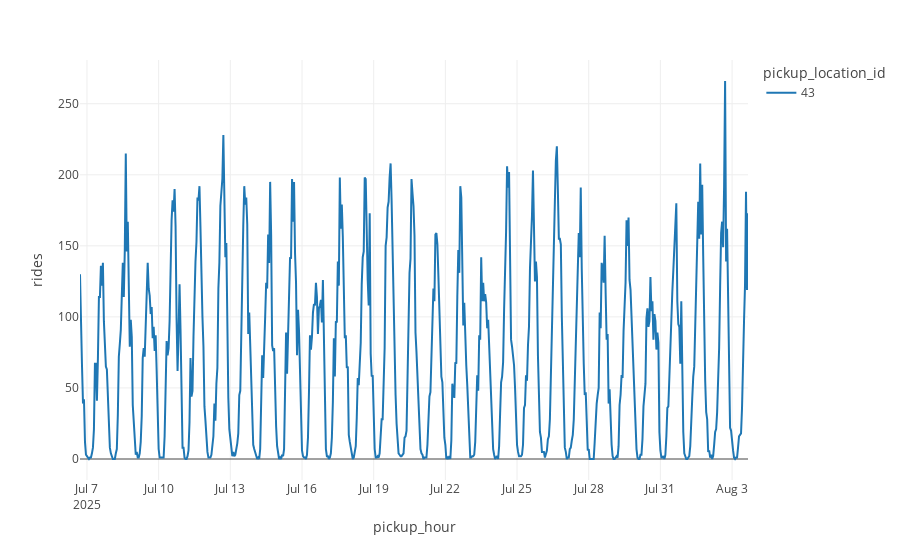

The notebook cell saved with this chart:
### Code cell
from typing import Optional, List
import pandas as pd
import plotly.express as px 

def plot_ts(
    ts_data: pd.DataFrame,
    locations: Optional[List[int]] = None
    ):
    """
    Plot time-series data
    """
    ts_data_to_plot = ts_data[ts_data.pickup_location_id.isin(locations)] if locations else ts_data

    fig = px.line(
        ts_data_to_plot,
        x="pickup_hour",
        y="rides",
        color='pickup_location_id',
        template='none',
    )

    fig.show()

plot_ts(ts_data, locations=[43])

### Figure 1 — Plotly figure (JSON) as saved in the notebook; plotly's stock layout.template omitted (floating-point values rounded to 4 significant figures; data arrays with more than 128 entries replaced by an {"elided": "..."} marker saying what was removed)
{"data": [{"hovertemplate": "pickup_location_id=43<br>pickup_hour=%{x}<br>rides=%{y}<extra></extra>", "legendgroup": "43", "line": {"color": "#1F77B4", "dash": "solid"}, "marker": {"symbol": "circle"}, "mode": "lines", "name": "43", "orientation": "v", "showlegend": true, "type": "scatter", "x": {"elided": "672 str values"}, "xaxis": "x", "y": {"elided": "672 int values"}, "yaxis": "y"}], "layout": {"legend": {"title": {"text": "pickup_location_id"}, "tracegroupgap": 0}, "margin": {"t": 60}, "xaxis": {"anchor": "y", "domain": [0, 1], "title": {"text": "pickup_hour"}}, "yaxis": {"anchor": "x", "domain": [0, 1], "title": {"text": "rides"}}}}
